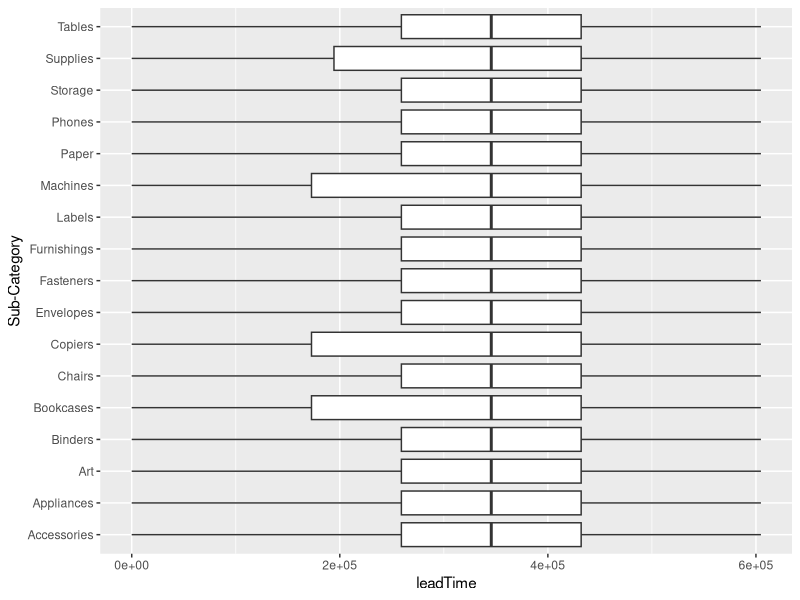
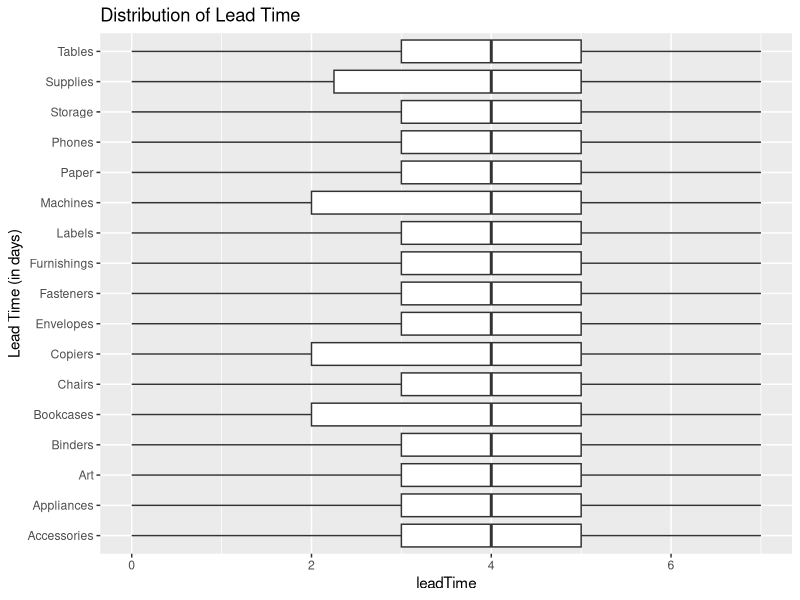
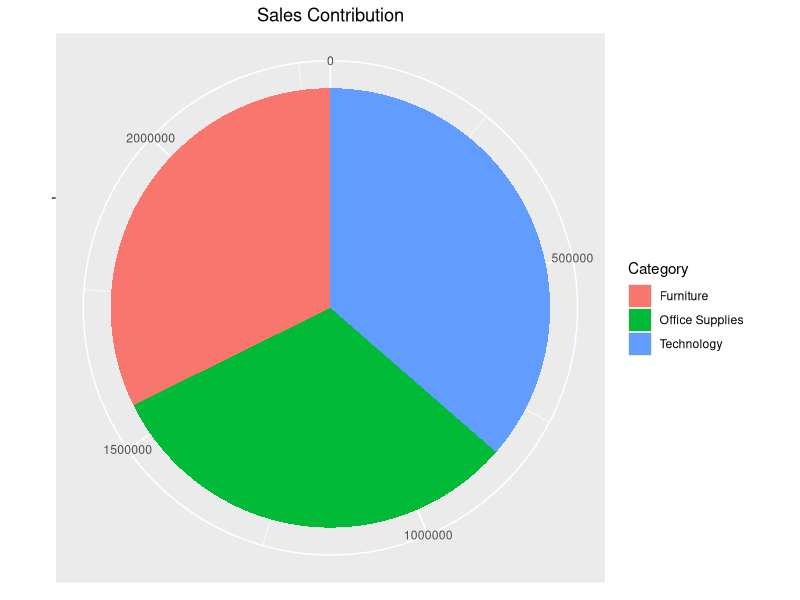
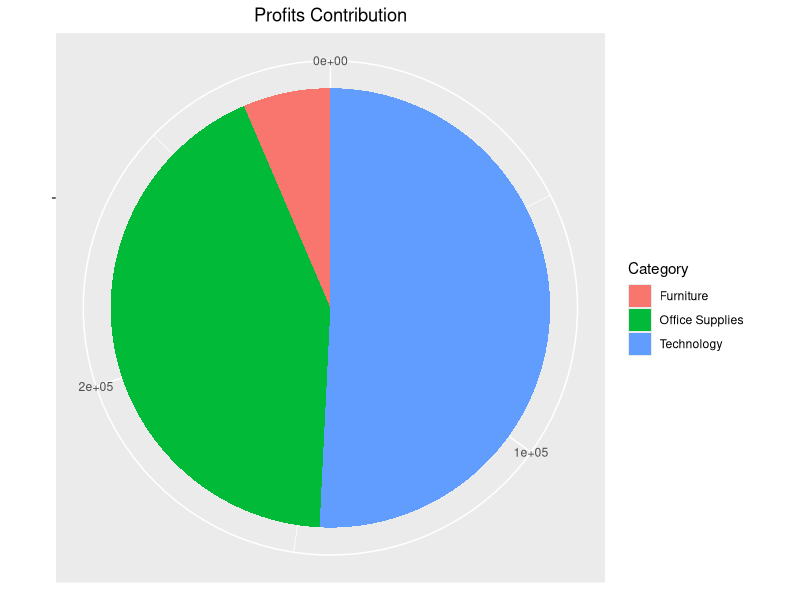
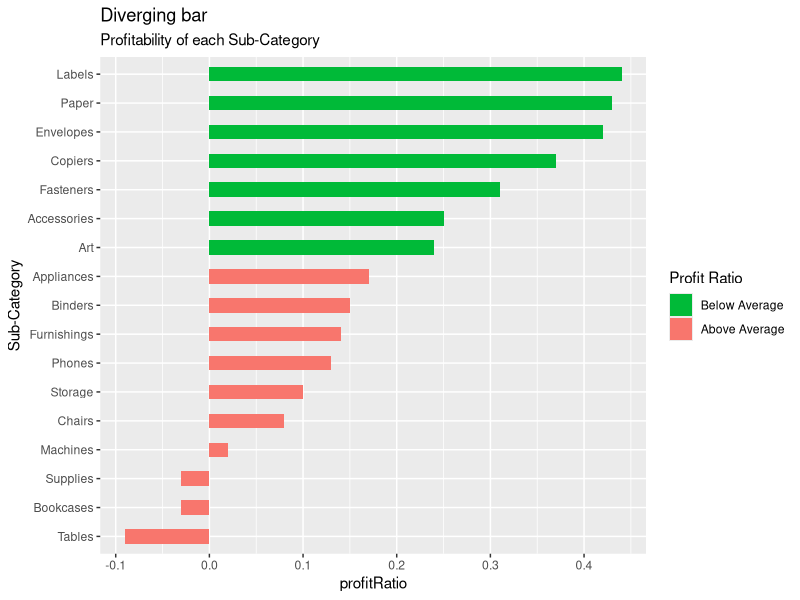
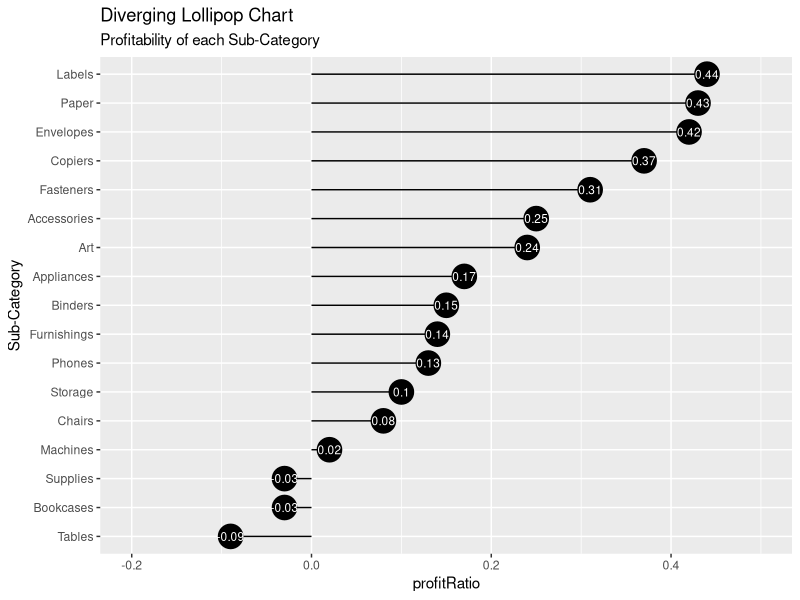

These charts were generated, in order, by the following R code: (Note: this script raises an error after producing the figures.)
## ---- chunk 1
library(rmarkdown)
knitr::opts_chunk$set(echo = TRUE)
knitr::opts_chunk$set(background = '718CBA')
# source("../../LSR.R")
library(dplyr)
library(tidyr)
library(ggplot2)
## ---- chunk 2
# install.packages("readxl")
library(readxl)
dataset <- read_excel("retail.xlsx")
## ---- chunk 3
str(dataset)
## ---- chunk 4
colnames(dataset)
## ---- chunk 5
sapply(dataset, function(x) length(unique(x)))
## ---- chunk 6
dataset$leadTime <- dataset$`Ship Date` - dataset$`Order Date`
task11 <- dataset %>% 
  group_by(`Sub-Category`) %>%
  summarise(avgLT = mean(leadTime), sdLT = sd(leadTime)) %>%
  arrange(desc(avgLT))
head(task11, 3)
## ---- chunk 7
task11$avgLT <- 
  task11$avgLT %>% 
  as.numeric(units = "days") %>% 
  round(2)
task11$sdLT  <- 
  task11$sdLT  %>% 
  as.numeric(units = "days") %>% 
  round(2)
## ---- chunk 8
print(task11)
## ---- chunk 9
ggplot(dataset) +
  geom_boxplot(aes(x = `Sub-Category`, y = leadTime)) +
  coord_flip()
## ---- chunk 10
dataset$leadTime <- dataset$leadTime %>% as.numeric(units = "days")
ggplot(dataset) +
  geom_boxplot(aes(x = `Sub-Category`, y = leadTime)) +
  coord_flip() + 
  labs(title = "Distribution of Lead Time", x = "Lead Time (in days)")
## ---- chunk 11
# For each Category
task13a <- dataset %>% 
  group_by(`Category`) %>%
  summarise(maxLeadTimePercent = 
              100*sum(leadTime==7)/length(leadTime)) %>%
  arrange(desc(maxLeadTimePercent))
task13a
## ---- chunk 12
# For each Sub-Category
task13b <- dataset %>% 
  group_by(`Sub-Category`) %>%
  summarise(maxLeadTimePercent = 100*sum(leadTime==7)/length(leadTime)) %>%
  arrange(desc(maxLeadTimePercent))
task13b %>% head(8) %>% t() # first 8 obs & transpose 
## ---- chunk 13
task21 <- dataset %>% 
  group_by(Category) %>%
  summarise(Sales = sum(Sales), Profit = sum(Profit)) %>% 
  mutate(profitRatio = round(Profit/Sales,2)) %>%
  arrange(desc(profitRatio))
print(task21)
## ---- chunk 14
# Reference: `M24 piechart`  
ggplot(task21, aes(x = "", y = Sales, fill = factor(Category))) +
  geom_bar(width = 1, stat = "identity") +
  theme(axis.line = element_blank(),
        plot.title = element_text(hjust = 0.5)) +
  labs(fill = "Category", x = NULL, y = NULL, title = "Sales Contribution") +
  coord_polar(theta = "y", start = 0)
## ---- chunk 15
ggplot(task21, aes(x = "", y = Profit, fill = factor(Category))) +
  geom_bar(width = 1, stat = "identity") +
  theme(axis.line = element_blank(),
        plot.title = element_text(hjust = 0.5)) +
  labs(fill = "Category", x = NULL, y = NULL, title = "Profits Contribution") +
  coord_polar(theta = "y", start = 0)
## ---- chunk 16
task22 <- dataset %>% 
  group_by(`Sub-Category`) %>%
  summarise(numRecords = length(Sales), Sales = sum(Sales), Profit = sum(Profit)) %>% 
  mutate(profitRatio = round(Profit/Sales,2)) %>%
  arrange(desc(profitRatio))
task22
## ---- chunk 17
# Reference: `M24. Deviation`
task22$profitHL <- 
  ifelse(task22$profitRatio < mean(task22$profitRatio),
         "below average", "above average")
task22 <- task22 %>% arrange(profitRatio)
# Convert to factor to preserve sorted order in plot.
task22$`Sub-Category` <- 
  factor(task22$`Sub-Category`, levels = task22$`Sub-Category`)
a <- ggplot(task22, 
            aes(x = `Sub-Category`, y = profitRatio, label = profitRatio)) + 
  geom_bar(stat = 'identity', aes(fill = profitHL), width = .5) +
  scale_fill_manual(
    name = "Profit Ratio",
    labels = c("Below Average", "Above Average"),
    values = c("below average" = "#f8766d", 
               "above average" = "#00ba38")) + 
  labs(title = "Diverging bar",
       subtitle = "Profitability of each Sub-Category") +
  coord_flip()
## ---- chunk 18
print(a)
## ---- chunk 19
# Reference: `M24 Deviation`
a <- ggplot(task22, 
            aes(x = `Sub-Category`, y = profitRatio, label = profitRatio)) +
  geom_point(stat = 'identity', fill = "black", size = 8) +
  geom_segment(aes(y = 0, x = `Sub-Category`, 
                   yend = profitRatio, xend = `Sub-Category`),
               color = "black") +
  geom_text(color = "white", size = 3) + 
  labs(title = "Diverging Lollipop Chart",
       subtitle = "Profitability of each Sub-Category") + 
  ylim(-0.2, 0.5) +
  coord_flip()
## ---- chunk 20
print(a)
## ---- chunk 21
task22 %>% arrange(desc(Profit, Sales))
## ---- chunk 22
task23 <- dataset %>% 
  mutate(year    = substr(`Order Date`, 1, 4),
         quarter = ceiling(as.numeric(substr(`Order Date`, 6, 7))/3)) %>%
  select(year, quarter, Category, `Sub-Category`, Profit, Sales) %>%
  group_by(year, quarter, Category) %>%
  summarise(Sales = sum(Sales), Profit = sum(Profit))
task23$year    <- factor(task23$year)
task23$quarter <- factor(paste0("Q", task23$quarter))  
head(task23)
## ---- chunk 23
ggplot(task23, aes(x = factor(Category), y = Sales, fill = factor(Category))) +
  geom_bar(stat = 'identity') + # for already aggregated quantity  
  facet_grid(year ~ quarter) + # x: quater, y: year 
  theme(axis.text.x = element_text(angle = 45, hjust = 1)) + # rotate x_label 
  labs(title = "Sales Trend") # title 
## ---- chunk 24
ggplot(task23, aes(x = factor(Category), y = Profit, fill = factor(Category))) +
  geom_bar(stat = 'identity') +
  facet_grid(year~quarter) +
  theme(axis.text.x = element_text(angle = 45, hjust = 1)) + 
  labs(title = "Profit Trend")
